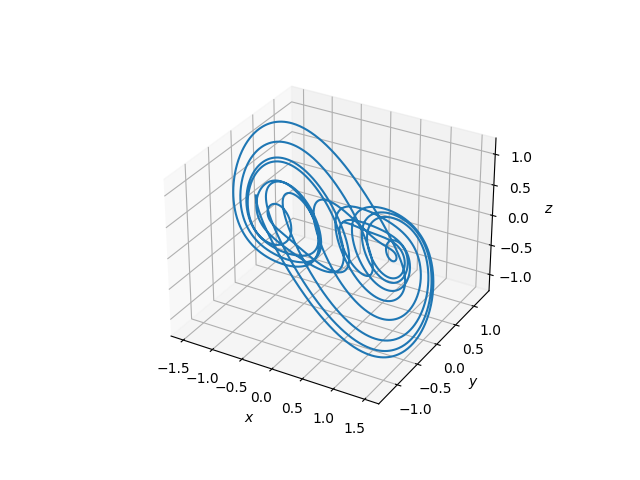

Generate this figure with Python:
"""
Silnikov方程式

・dxdt = y
・dydt = z
・dzdt = - az - y + bx(1 - cx - dx^2)   の3式が連立
"""

import numpy as np
from scipy.integrate import odeint
import matplotlib.pyplot as plt
from mpl_toolkits.mplot3d import Axes3D

#Silnikov方程式
def func_silnikov(var, t, a, b, c, d):
    dxdt = var[1]
    dydt = var[2]
    dzdt = -a*var[2] - var[1] + b*var[0]*(1.0 - c*var[0] - d*var[0]**2)
    
    return [dxdt, dydt, dzdt]

#3D可視化
def plot3d(t_list, var_list):
    fig = plt.figure()
    ax = fig.add_subplot(projection = '3d')
    
    ax.set_xlabel("$x$")
    ax.set_ylabel("$y$")
    ax.set_zlabel("$z$")
    ax.plot(var_list[:, 0], var_list[:, 1], var_list[:, 2])
    
    plt.show()

#メイン実行部
if(__name__ == '__main__'):
    #Slinkov方程式
    t_list = np.linspace(0.0, 100.0, 10000)
    a = 0.4
    b = 0.65
    c = 0.0
    d = 1.0
    var_init = [0.1, 0.1, 0.2]
    var_list = odeint(func_silnikov, var_init, t_list, args = (a, b, c, d))
    print(var_list)
    
    #可視化
    plot3d(t_list, var_list)
